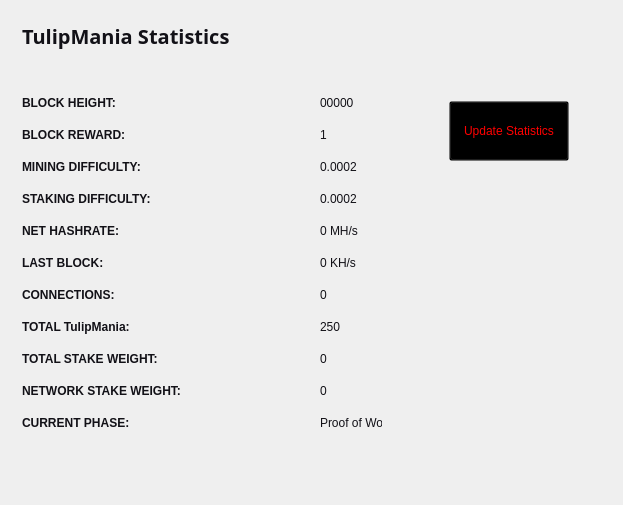
<?xml version="1.0" encoding="UTF-8"?>
<ui version="4.0">
 <class>StatisticsPage</class>
 <widget class="QWidget" name="StatisticsPage">
  <property name="windowModality">
   <enum>Qt::NonModal</enum>
  </property>
  <property name="geometry">
   <rect>
    <x>0</x>
    <y>0</y>
    <width>623</width>
    <height>505</height>
   </rect>
  </property>
  <property name="windowTitle">
   <string>Digging</string>
  </property>
  <property name="styleSheet">
   <string notr="true">color:#ffffff;
font-family:'Open Sans,sans-serif';</string>
  </property>
  <layout class="QGridLayout" name="gridLayout">
   <property name="sizeConstraint">
    <enum>QLayout::SetMaximumSize</enum>
   </property>
   <item row="0" column="1">
    <widget class="QFrame" name="frame">
     <property name="minimumSize">
      <size>
       <width>213</width>
       <height>0</height>
      </size>
     </property>
     <property name="frameShape">
      <enum>QFrame::NoFrame</enum>
     </property>
     <property name="frameShadow">
      <enum>QFrame::Raised</enum>
     </property>
     <widget class="QPushButton" name="startButton">
      <property name="geometry">
       <rect>
        <x>50</x>
        <y>90</y>
        <width>120</width>
        <height>60</height>
       </rect>
      </property>
      <property name="sizePolicy">
       <sizepolicy hsizetype="Fixed" vsizetype="Fixed">
        <horstretch>0</horstretch>
        <verstretch>0</verstretch>
       </sizepolicy>
      </property>
      <property name="minimumSize">
       <size>
        <width>120</width>
        <height>60</height>
       </size>
      </property>
      <property name="styleSheet">
       <string notr="true">background:transparent; color:red;</string>
      </property>
      <property name="text">
       <string>Update Statistics</string>
      </property>
     </widget>
    </widget>
   </item>
   <item row="0" column="0">
    <widget class="QFrame" name="gridFrame_2">
     <layout class="QGridLayout" name="gridLayout_4">
      <item row="3" column="0">
       <layout class="QFormLayout" name="formLayout_2">
        <property name="fieldGrowthPolicy">
         <enum>QFormLayout::FieldsStayAtSizeHint</enum>
        </property>
        <property name="horizontalSpacing">
         <number>139</number>
        </property>
        <property name="verticalSpacing">
         <number>18</number>
        </property>
        <property name="rightMargin">
         <number>0</number>
        </property>
        <item row="1" column="0">
         <widget class="QLabel" name="label_14">
          <property name="text">
           <string>&lt;html&gt;&lt;head/&gt;&lt;body&gt;&lt;p&gt;&lt;span style=&quot; font-weight:600; color:#121117;&quot;&gt;BLOCK HEIGHT:&lt;/span&gt;&lt;/p&gt;&lt;/body&gt;&lt;/html&gt;</string>
          </property>
         </widget>
        </item>
        <item row="1" column="1">
         <widget class="QLabel" name="heightBox">
          <property name="styleSheet">
           <string notr="true">color:#121117;</string>
          </property>
          <property name="text">
           <string>00000</string>
          </property>
         </widget>
        </item>
        <item row="2" column="0">
         <widget class="QLabel" name="label_12">
          <property name="text">
           <string>&lt;html&gt;&lt;head/&gt;&lt;body&gt;&lt;p&gt;&lt;span style=&quot; font-weight:600; color:#121117;&quot;&gt;BLOCK REWARD:&lt;/span&gt;&lt;/p&gt;&lt;/body&gt;&lt;/html&gt;</string>
          </property>
         </widget>
        </item>
        <item row="2" column="1">
         <widget class="QLabel" name="rewardBox">
          <property name="styleSheet">
           <string notr="true">color:#121117;</string>
          </property>
          <property name="text">
           <string>1</string>
          </property>
         </widget>
        </item>
        <item row="3" column="0">
         <widget class="QLabel" name="label_13">
          <property name="text">
           <string>&lt;html&gt;&lt;head/&gt;&lt;body&gt;&lt;p&gt;&lt;span style=&quot; font-weight:600; color:#121117;&quot;&gt;MINING DIFFICULTY:&lt;/span&gt;&lt;/p&gt;&lt;/body&gt;&lt;/html&gt;</string>
          </property>
         </widget>
        </item>
        <item row="3" column="1">
         <widget class="QLabel" name="diffBox">
          <property name="styleSheet">
           <string notr="true">color:#121117;</string>
          </property>
          <property name="text">
           <string>0.0002</string>
          </property>
         </widget>
        </item>
        <item row="4" column="0">
         <widget class="QLabel" name="label_9">
          <property name="text">
           <string>&lt;html&gt;&lt;head/&gt;&lt;body&gt;&lt;p&gt;&lt;span style=&quot; font-weight:600; color:#121117;&quot;&gt;STAKING DIFFICULTY:&lt;/span&gt;&lt;/p&gt;&lt;/body&gt;&lt;/html&gt;</string>
          </property>
         </widget>
        </item>
        <item row="4" column="1">
         <widget class="QLabel" name="diffBox2">
          <property name="styleSheet">
           <string notr="true">color:#121117;</string>
          </property>
          <property name="text">
           <string>0.0002</string>
          </property>
         </widget>
        </item>
        <item row="5" column="1">
         <widget class="QLabel" name="pawrateBox">
          <property name="styleSheet">
           <string notr="true">color:#121117;</string>
          </property>
          <property name="text">
           <string>0 MH/s</string>
          </property>
         </widget>
        </item>
        <item row="6" column="0">
         <widget class="QLabel" name="label3_2">
          <property name="sizePolicy">
           <sizepolicy hsizetype="Preferred" vsizetype="Maximum">
            <horstretch>0</horstretch>
            <verstretch>0</verstretch>
           </sizepolicy>
          </property>
          <property name="text">
           <string>&lt;html&gt;&lt;head/&gt;&lt;body&gt;&lt;p&gt;&lt;span style=&quot; font-weight:600; color:#121117;&quot;&gt;LAST BLOCK:&lt;/span&gt;&lt;/p&gt;&lt;/body&gt;&lt;/html&gt;</string>
          </property>
         </widget>
        </item>
        <item row="6" column="1">
         <widget class="QLabel" name="localBox">
          <property name="styleSheet">
           <string notr="true">color:#121117;</string>
          </property>
          <property name="text">
           <string>0 KH/s</string>
          </property>
         </widget>
        </item>
        <item row="7" column="0">
         <widget class="QLabel" name="label1_2">
          <property name="text">
           <string>&lt;html&gt;&lt;head/&gt;&lt;body&gt;&lt;p&gt;&lt;span style=&quot; font-weight:600; color:#121117;&quot;&gt;CONNECTIONS:&lt;/span&gt;&lt;/p&gt;&lt;/body&gt;&lt;/html&gt;</string>
          </property>
         </widget>
        </item>
        <item row="7" column="1">
         <widget class="QLabel" name="connectionBox">
          <property name="styleSheet">
           <string notr="true">color:#121117;</string>
          </property>
          <property name="text">
           <string>0</string>
          </property>
         </widget>
        </item>
        <item row="8" column="0">
         <widget class="QLabel" name="label_8">
          <property name="text">
           <string>&lt;html&gt;&lt;head/&gt;&lt;body&gt;&lt;p&gt;&lt;span style=&quot; font-weight:600; color:#121117;&quot;&gt;TOTAL TulipMania:&lt;/span&gt;&lt;/p&gt;&lt;/body&gt;&lt;/html&gt;</string>
          </property>
         </widget>
        </item>
        <item row="8" column="1">
         <widget class="QLabel" name="volumeBox">
          <property name="styleSheet">
           <string notr="true">color:#121117;</string>
          </property>
          <property name="text">
           <string>250</string>
          </property>
         </widget>
        </item>
        <item row="9" column="0">
         <widget class="QLabel" name="label_10">
          <property name="text">
           <string>&lt;html&gt;&lt;head/&gt;&lt;body&gt;&lt;p&gt;&lt;span style=&quot; font-weight:600; color:#121117;&quot;&gt;TOTAL STAKE WEIGHT:&lt;/span&gt;&lt;/p&gt;&lt;/body&gt;&lt;/html&gt;</string>
          </property>
         </widget>
        </item>
        <item row="9" column="1">
         <widget class="QLabel" name="minBox">
          <property name="styleSheet">
           <string notr="true">color:#121117;</string>
          </property>
          <property name="text">
           <string>0</string>
          </property>
         </widget>
        </item>
        <item row="10" column="0">
         <widget class="QLabel" name="label_11">
          <property name="text">
           <string>&lt;html&gt;&lt;head/&gt;&lt;body&gt;&lt;p&gt;&lt;span style=&quot; font-weight:600; color:#121117;&quot;&gt;NETWORK STAKE WEIGHT:&lt;/span&gt;&lt;/p&gt;&lt;/body&gt;&lt;/html&gt;</string>
          </property>
         </widget>
        </item>
        <item row="10" column="1">
         <widget class="QLabel" name="maxBox">
          <property name="styleSheet">
           <string notr="true">color:#121117;</string>
          </property>
          <property name="text">
           <string>0</string>
          </property>
         </widget>
        </item>
        <item row="11" column="0">
         <widget class="QLabel" name="label_15">
          <property name="text">
           <string>&lt;html&gt;&lt;head/&gt;&lt;body&gt;&lt;p&gt;&lt;span style=&quot; font-weight:600; color:#121117;&quot;&gt;CURRENT PHASE:&lt;/span&gt;&lt;/p&gt;&lt;/body&gt;&lt;/html&gt;</string>
          </property>
         </widget>
        </item>
        <item row="11" column="1">
         <widget class="QLabel" name="cBox">
          <property name="styleSheet">
           <string notr="true">color:#121117;</string>
          </property>
          <property name="text">
           <string>Proof of Work</string>
          </property>
         </widget>
        </item>
        <item row="5" column="0">
         <widget class="QLabel" name="label_16">
          <property name="text">
           <string>&lt;html&gt;&lt;head/&gt;&lt;body&gt;&lt;p&gt;&lt;span style=&quot; font-weight:600; color:#121117;&quot;&gt;NET HASHRATE:&lt;/span&gt;&lt;/p&gt;&lt;/body&gt;&lt;/html&gt;</string>
          </property>
         </widget>
        </item>
       </layout>
      </item>
      <item row="1" column="0">
       <layout class="QHBoxLayout" name="horizontalLayout_4">
        <property name="spacing">
         <number>7</number>
        </property>
        <item>
         <widget class="QLabel" name="label_5">
          <property name="font">
           <font>
            <family>Open Sans,sans-serif</family>
           </font>
          </property>
          <property name="text">
           <string>&lt;html&gt;&lt;head/&gt;&lt;body&gt;&lt;p&gt;&lt;span style=&quot; font-size:20px; font-weight:600; color:#121117;&quot;&gt;TulipMania Statistics&lt;/span&gt;&lt;/p&gt;&lt;/body&gt;&lt;/html&gt;</string>
          </property>
         </widget>
        </item>
        <item>
         <spacer name="horizontalSpacer_2">
          <property name="orientation">
           <enum>Qt::Horizontal</enum>
          </property>
          <property name="sizeHint" stdset="0">
           <size>
            <width>40</width>
            <height>20</height>
           </size>
          </property>
         </spacer>
        </item>
       </layout>
      </item>
      <item row="2" column="0">
       <spacer name="verticalSpacer_2">
        <property name="orientation">
         <enum>Qt::Vertical</enum>
        </property>
        <property name="sizeHint" stdset="0">
         <size>
          <width>20</width>
          <height>40</height>
         </size>
        </property>
       </spacer>
      </item>
     </layout>
    </widget>
   </item>
   <item row="1" column="0">
    <spacer name="verticalSpacer">
     <property name="orientation">
      <enum>Qt::Vertical</enum>
     </property>
     <property name="sizeHint" stdset="0">
      <size>
       <width>20</width>
       <height>40</height>
      </size>
     </property>
    </spacer>
   </item>
  </layout>
 </widget>
 <layoutdefault spacing="6" margin="11"/>
 <resources/>
 <connections/>
</ui>
